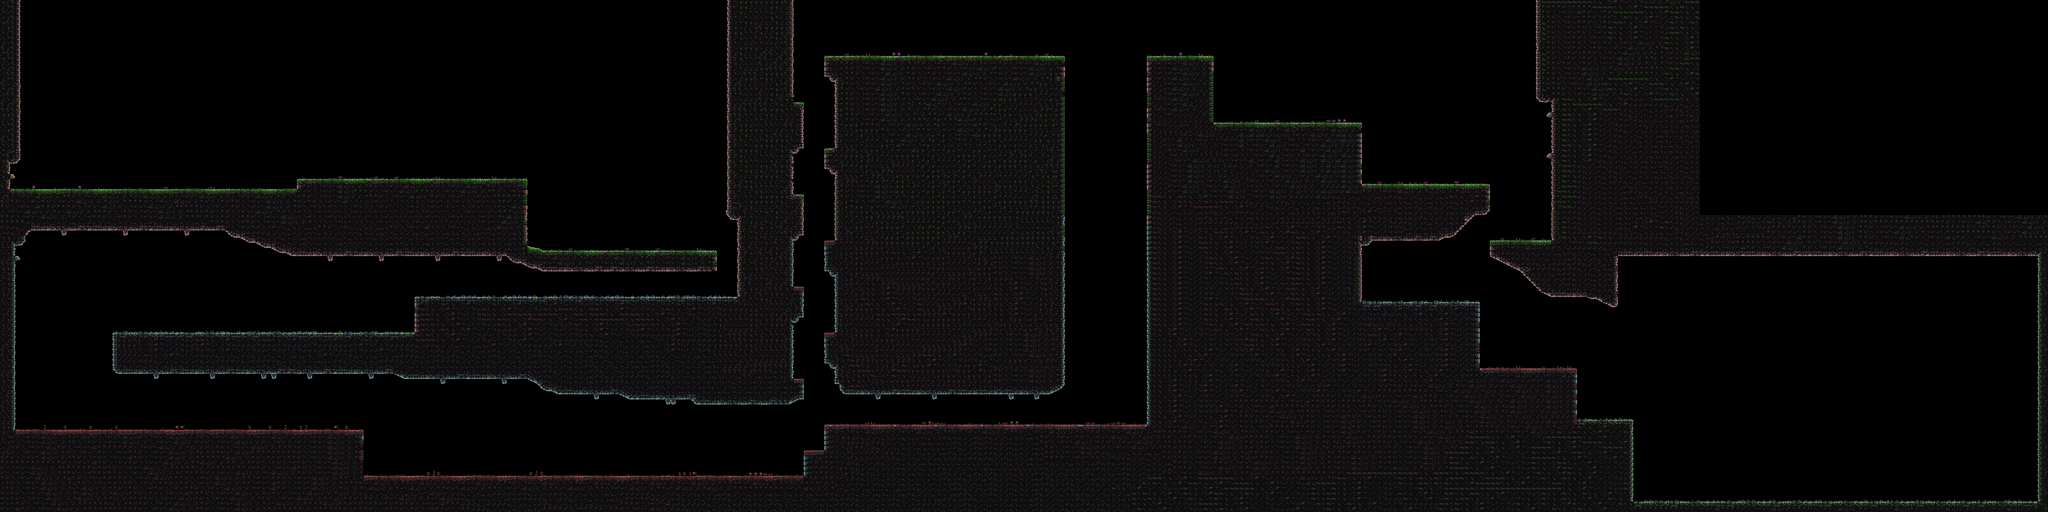

A level layout from a 2D game, rendered from its tile map. Below: a short description, then the map file with tile-grid data replaced by summaries:
An orthogonal 400x100 tile map with 16x16 px tiles, 2 tile layers (back_layer, collidable_layer) and 43 objects.

<map version="1.4" tiledversion="1.4.3" orientation="orthogonal" renderorder="right-down" width="400" height="100" tilewidth="16" tileheight="16" infinite="0" nextlayerid="17" nextobjectid="175">
 <properties>
  <property name="Player" value="player.png" />
 </properties>
 <tileset firstgid="1" name="level2_build1" tilewidth="16" tileheight="16" tilecount="7056" columns="84">
  <image source="PixelPlatformerSet2v/main_lev_buildA.png" width="1344" height="1344" />
 </tileset>
 <objectgroup id="14" name="napkin">
  <properties>
   <property name="heightOfTexture" type="int" value="70" />
   <property name="id" value="napkin" />
   <property name="maxHp" type="int" value="200" />
   <property name="power" type="int" value="20" />
   <property name="realHeight" type="int" value="70" />
   <property name="realWidth" type="int" value="40" />
   <property name="widthOfTexture" type="int" value="80" />
  </properties>
  <object id="134" x="125.667" y="489.333" width="70" height="80">
   <properties>
    <property name="heightOfTexture" type="int" value="64" />
    <property name="id" value="door" />
    <property name="maxHp" type="int" value="0" />
    <property name="power" type="int" value="0" />
    <property name="realHeight" type="int" value="64" />
    <property name="realWidth" type="int" value="64" />
    <property name="widthOfTexture" type="int" value="64" />
   </properties>
  </object>
 </objectgroup>
 <objectgroup id="16" name="range_enemy">
  <properties>
   <property name="heightOfTexture" type="int" value="60" />
   <property name="id" value="enemy_range" />
   <property name="maxHp" type="int" value="300" />
   <property name="power" type="int" value="10" />
   <property name="realHeight" type="int" value="60" />
   <property name="realWidth" type="int" value="40" />
   <property name="widthOfTexture" type="int" value="60" />
  </properties>
  <object id="158" x="794" y="491.333" width="128" height="96" />
  <object id="159" x="1380" y="456" width="128" height="96" />
  <object id="160" x="1911.33" y="685.333" width="128" height="96" />
  <object id="161" x="1320" y="832" width="128" height="96" />
  <object id="162" x="831.333" y="940.667" width="128" height="96" />
  <object id="163" x="408.667" y="941.333" width="128" height="96" />
  <object id="164" x="525.333" y="1245.33" width="128" height="96" />
  <object id="165" x="942.667" y="1244.67" width="128" height="96" />
  <object id="166" x="1470" y="1389.33" width="128" height="96" />
  <object id="167" x="2930.67" y="1228.67" width="128" height="96" />
  <object id="168" x="3024.67" y="78" width="128" height="96" />
  <object id="169" x="3660" y="78.6667" width="128" height="96" />
  <object id="170" x="3969.33" y="284" width="128" height="96" />
  <object id="171" x="4526.67" y="476.667" width="128" height="96" />
  <object id="172" x="4387.33" y="844.667" width="128" height="96" />
  <object id="173" x="4702" y="1051.33" width="128" height="96" />
  <object id="174" x="4972.67" y="1212" width="128" height="96" />
 </objectgroup>
 <objectgroup id="15" name="door">
  <properties>
   <property name="heightOfTexture" type="int" value="64" />
   <property name="id" value="door" />
   <property name="maxHp" type="int" value="0" />
   <property name="power" type="int" value="0" />
   <property name="realHeight" type="int" value="64" />
   <property name="realWidth" type="int" value="64" />
   <property name="widthOfTexture" type="int" value="64" />
  </properties>
  <object id="157" x="6156" y="1500" width="64" height="64" />
 </objectgroup>
 <objectgroup id="13" name="boss1">
  <properties>
   <property name="heightOfTexture" type="int" value="500" />
   <property name="id" value="boss1" />
   <property name="maxHp" type="int" value="2500" />
   <property name="power" type="int" value="10" />
   <property name="realHeight" type="int" value="160" />
   <property name="realWidth" type="int" value="80" />
   <property name="widthOfTexture" type="int" value="500" />
  </properties>
  <object id="133" x="5865.33" y="1062.67" width="500" height="500" />
 </objectgroup>
 <objectgroup id="8" name="knight_enemy">
  <properties>
   <property name="heightOfTexture" type="int" value="70" />
   <property name="id" value="enemy_night" />
   <property name="maxHp" type="int" value="300" />
   <property name="power" type="int" value="10" />
   <property name="realHeight" type="int" value="70" />
   <property name="realWidth" type="int" value="40" />
   <property name="widthOfTexture" type="int" value="80" />
  </properties>
 </objectgroup>
 <objectgroup id="10" name="enemy_human1">
  <properties>
   <property name="heightOfTexture" type="int" value="96" />
   <property name="id" value="enemy_human1" />
   <property name="maxHp" type="int" value="300" />
   <property name="power" type="int" value="10" />
   <property name="realHeight" type="int" value="60" />
   <property name="realWidth" type="int" value="40" />
   <property name="widthOfTexture" type="int" value="128" />
  </properties>
  <object id="131" x="961.334" y="461.334" width="128" height="96" />
  <object id="135" x="1125.33" y="459.333" width="128" height="96" />
  <object id="136" x="1774.67" y="684" width="128" height="96" />
  <object id="137" x="2045.33" y="685.333" width="128" height="96" />
  <object id="138" x="1456.67" y="829.333" width="128" height="96" />
  <object id="139" x="1786.67" y="842" width="128" height="96" />
  <object id="140" x="1018.67" y="939.333" width="128" height="96" />
  <object id="141" x="644" y="944" width="128" height="96" />
  <object id="142" x="56" y="1245.33" width="128" height="96" />
  <object id="143" x="357.333" y="1244.67" width="128" height="96" />
  <object id="144" x="689.333" y="1245.33" width="128" height="96" />
  <object id="145" x="1275.33" y="1388" width="128" height="96" />
  <object id="146" x="1654" y="1388" width="128" height="96" />
  <object id="147" x="2020.67" y="1387.33" width="128" height="96" />
  <object id="148" x="2293.33" y="1388.67" width="128" height="96" />
  <object id="149" x="3443.33" y="1228.67" width="128" height="96" />
  <object id="150" x="3202" y="1232.67" width="128" height="96" />
  <object id="151" x="2867.33" y="75.3333" width="128" height="96" />
  <object id="152" x="3830.67" y="285.333" width="128" height="96" />
  <object id="153" x="4413.33" y="476.667" width="128" height="96" />
  <object id="154" x="4701.33" y="653.333" width="128" height="96" />
  <object id="155" x="4300" y="844.667" width="128" height="96" />
  <object id="156" x="4795.33" y="1049.33" width="128" height="96" />
 </objectgroup>
 <layer id="7" name="back_layer" width="400" height="100">
  <data>[40000 cells, 735 non-empty, 51 distinct tile ids]</data>
 </layer>
 <layer id="1" name="collidable_layer" width="400" height="100">
  <properties>
   <property name="collidable" type="bool" value="true" />
  </properties>
  <data>[40000 cells, 17947 non-empty, 336 distinct tile ids]</data>
 </layer>
</map>
